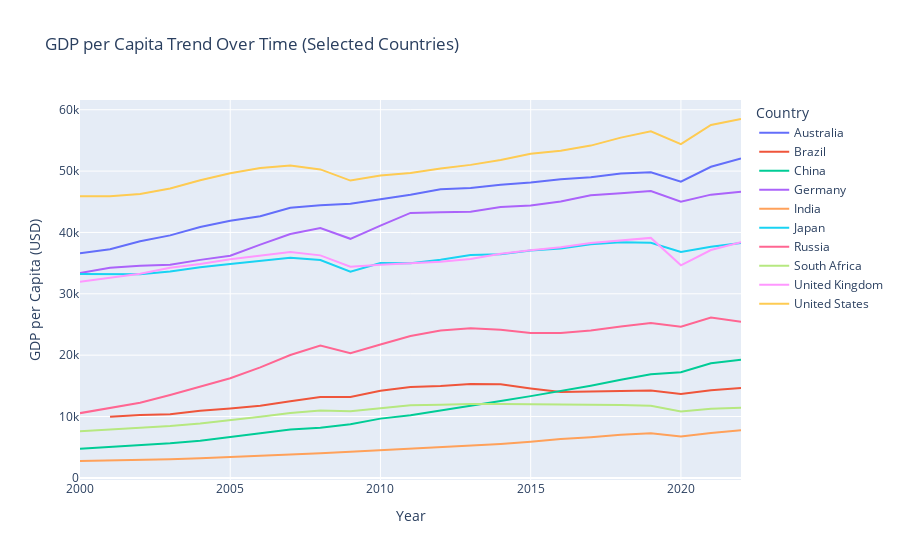

Here is the notebook cell this chart was saved with:
### Code cell
import plotly.express as px
data = pd.read_csv('C:/Users/vinay/Downloads/gdp-per-capita-maddison.csv')

# List of selected countries
selected_countries = [
    "United States", "China", "India", "Germany", "United Kingdom",
    "Japan", "Brazil", "Russia", "South Africa", "Australia"
]

# Filter data for the selected countries
filtered_data = data[data['Country'].isin(selected_countries)]

# Create an interactive line chart using Plotly
fig = px.line(
    filtered_data,
    x="Year",
    y="GDP_per_capita",
    color="Country",
    title="GDP per Capita Trend Over Time (Selected Countries)",
    labels={"GDP_per_capita": "GDP per Capita (USD)", "Year": "Year"},
    template="plotly"
)

# Show the figure
fig.show()

### Figure 1 — Plotly figure (JSON) as saved in the notebook; plotly's stock layout.template omitted (floating-point values rounded to 4 significant figures)
{"data": [{"hovertemplate": "Country=Australia<br>Year=%{x}<br>GDP per Capita (USD)=%{y}<extra></extra>", "legendgroup": "Australia", "line": {"color": "#636efa", "dash": "solid"}, "marker": {"symbol": "circle"}, "mode": "lines", "name": "Australia", "orientation": "v", "showlegend": true, "type": "scatter", "x": [2000, 2001, 2002, 2003, 2004, 2005, 2006, 2007, 2008, 2009, 2010, 2011, 2012, 2013, 2014, 2015, 2016, 2017, 2018, 2019, 2020, 2021, 2022], "xaxis": "x", "y": [36600.0, 37280.0, 38570.0, 39520.0, 40890.0, 41900.0, 42650.0, 44030.0, 44420.0, 44690.0, 45400.0, 46132, 47050.0, 47260.0, 47750.0, 48150.0, 48680.0, 49000.0, 49610.0, 49810.0, 48270.0, 50700.0, 52050.0], "yaxis": "y"}, {"hovertemplate": "Country=Brazil<br>Year=%{x}<br>GDP per Capita (USD)=%{y}<extra></extra>", "legendgroup": "Brazil", "line": {"color": "#EF553B", "dash": "solid"}, "marker": {"symbol": "circle"}, "mode": "lines", "name": "Brazil", "orientation": "v", "showlegend": true, "type": "scatter", "x": [2001, 2002, 2003, 2004, 2005, 2006, 2007, 2008, 2009, 2010, 2011, 2012, 2013, 2014, 2015, 2016, 2017, 2018, 2019, 2020, 2021, 2022], "xaxis": "x", "y": [9953.0, 10250.0, 10350.0, 10950.0, 11310.0, 11770.0, 12500.0, 13160.0, 13180.0, 14220.0, 14831, 14990.0, 15310.0, 15250.0, 14580.0, 13990.0, 14060.0, 14200.0, 14260.0, 13690.0, 14290.0, 14640.0], "yaxis": "y"}, {"hovertemplate": "Country=China<br>Year=%{x}<br>GDP per Capita (USD)=%{y}<extra></extra>", "legendgroup": "China", "line": {"color": "#00cc96", "dash": "solid"}, "marker": {"symbol": "circle"}, "mode": "lines", "name": "China", "orientation": "v", "showlegend": true, "type": "scatter", "x": [2000, 2001, 2002, 2003, 2004, 2005, 2006, 2007, 2008, 2009, 2010, 2011, 2012, 2013, 2014, 2015, 2016, 2017, 2018, 2019, 2020, 2021, 2022], "xaxis": "x", "y": [4730.0, 4995.0, 5343.0, 5649.0, 6068.0, 6627.0, 7271.0, 7896.0, 8190.0, 8734.0, 9658.0, 10221, 10950.0, 11730.0, 12520.0, 13330.0, 14140.0, 15030.0, 15980.0, 16880.0, 17230.0, 18670.0, 19240.0], "yaxis": "y"}, {"hovertemplate": "Country=Germany<br>Year=%{x}<br>GDP per Capita (USD)=%{y}<extra></extra>", "legendgroup": "Germany", "line": {"color": "#ab63fa", "dash": "solid"}, "marker": {"symbol": "circle"}, "mode": "lines", "name": "Germany", "orientation": "v", "showlegend": true, "type": "scatter", "x": [2000, 2001, 2002, 2003, 2004, 2005, 2006, 2007, 2008, 2009, 2010, 2011, 2012, 2013, 2014, 2015, 2016, 2017, 2018, 2019, 2020, 2021, 2022], "xaxis": "x", "y": [33370.0, 34260.0, 34590.0, 34720.0, 35530.0, 36210.0, 38010.0, 39750.0, 40720.0, 38960.0, 41110.0, 43189, 43290.0, 43360.0, 44130.0, 44410.0, 45030.0, 46070.0, 46380.0, 46760.0, 45000.0, 46160.0, 46650.0], "yaxis": "y"}, {"hovertemplate": "Country=India<br>Year=%{x}<br>GDP per Capita (USD)=%{y}<extra></extra>", "legendgroup": "India", "line": {"color": "#FFA15A", "dash": "solid"}, "marker": {"symbol": "circle"}, "mode": "lines", "name": "India", "orientation": "v", "showlegend": true, "type": "scatter", "x": [2000, 2001, 2002, 2003, 2004, 2005, 2006, 2007, 2008, 2009, 2010, 2011, 2012, 2013, 2014, 2015, 2016, 2017, 2018, 2019, 2020, 2021, 2022], "xaxis": "x", "y": [2753.0, 2838.0, 2871.0, 3036.0, 3213.0, 3397.0, 3629.0, 3871.0, 4031.0, 4271.0, 4526.0, 4768, 4982.0, 5224.0, 5524.0, 5870.0, 6326.0, 6639.0, 7046.0, 7294.0, 6731.0, 7315.0, 7766.0], "yaxis": "y"}, {"hovertemplate": "Country=Japan<br>Year=%{x}<br>GDP per Capita (USD)=%{y}<extra></extra>", "legendgroup": "Japan", "line": {"color": "#19d3f3", "dash": "solid"}, "marker": {"symbol": "circle"}, "mode": "lines", "name": "Japan", "orientation": "v", "showlegend": true, "type": "scatter", "x": [2000, 2001, 2002, 2003, 2004, 2005, 2006, 2007, 2008, 2009, 2010, 2011, 2012, 2013, 2014, 2015, 2016, 2017, 2018, 2019, 2020, 2021, 2022], "xaxis": "x", "y": [33210.0, 33250.0, 33200.0, 33620.0, 34310.0, 34860.0, 35330.0, 35890.0, 35500.0, 33590.0, 35010.0, 34979, 35540.0, 36310.0, 36440.0, 37050.0, 37380.0, 38080.0, 38400.0, 38330.0, 36830.0, 37680.0, 38270.0], "yaxis": "y"}, {"hovertemplate": "Country=Russia<br>Year=%{x}<br>GDP per Capita (USD)=%{y}<extra></extra>", "legendgroup": "Russia", "line": {"color": "#FF6692", "dash": "solid"}, "marker": {"symbol": "circle"}, "mode": "lines", "name": "Russia", "orientation": "v", "showlegend": true, "type": "scatter", "x": [2000, 2001, 2002, 2003, 2004, 2005, 2006, 2007, 2008, 2009, 2010, 2011, 2012, 2013, 2014, 2015, 2016, 2017, 2018, 2019, 2020, 2021, 2022], "xaxis": "x", "y": [10550.0, 11390.0, 12260.0, 13520.0, 14880.0, 16240.0, 18010.0, 20020.0, 21560.0, 20340.0, 21740.0, 23130, 24020.0, 24390.0, 24140.0, 23610.0, 23610.0, 24010.0, 24690.0, 25240.0, 24630.0, 26120.0, 25440.0], "yaxis": "y"}, {"hovertemplate": "Country=South Africa<br>Year=%{x}<br>GDP per Capita (USD)=%{y}<extra></extra>", "legendgroup": "South Africa", "line": {"color": "#B6E880", "dash": "solid"}, "marker": {"symbol": "circle"}, "mode": "lines", "name": "South Africa", "orientation": "v", "showlegend": true, "type": "scatter", "x": [2000, 2001, 2002, 2003, 2004, 2005, 2006, 2007, 2008, 2009, 2010, 2011, 2012, 2013, 2014, 2015, 2016, 2017, 2018, 2019, 2020, 2021, 2022], "xaxis": "x", "y": [7583.0, 7840.0, 8171.0, 8451.0, 8878.0, 9394.0, 9978.0, 10580.0, 10980.0, 10870.0, 11320.0, 11838, 11940.0, 12050.0, 12030.0, 12010.0, 11910.0, 11870.0, 11870.0, 11740.0, 10840.0, 11270.0, 11420.0], "yaxis": "y"}, {"hovertemplate": "Country=United Kingdom<br>Year=%{x}<br>GDP per Capita (USD)=%{y}<extra></extra>", "legendgroup": "United Kingdom", "line": {"color": "#FF97FF", "dash": "solid"}, "marker": {"symbol": "circle"}, "mode": "lines", "name": "United Kingdom", "orientation": "v", "showlegend": true, "type": "scatter", "x": [2000, 2001, 2002, 2003, 2004, 2005, 2006, 2007, 2008, 2009, 2010, 2011, 2012, 2013, 2014, 2015, 2016, 2017, 2018, 2019, 2020, 2021, 2022], "xaxis": "x", "y": [31950.0, 32660.0, 33270.0, 34230.0, 34870.0, 35620.0, 36210.0, 36820.0, 36260.0, 34400.0, 34750.0, 34971, 35240.0, 35660.0, 36520.0, 37100.0, 37590.0, 38280.0, 38700.0, 39110.0, 34650.0, 37130.0, 38410.0], "yaxis": "y"}, {"hovertemplate": "Country=United States<br>Year=%{x}<br>GDP per Capita (USD)=%{y}<extra></extra>", "legendgroup": "United States", "line": {"color": "#FECB52", "dash": "solid"}, "marker": {"symbol": "circle"}, "mode": "lines", "name": "United States", "orientation": "v", "showlegend": true, "type": "scatter", "x": [2000, 2001, 2002, 2003, 2004, 2005, 2006, 2007, 2008, 2009, 2010, 2011, 2012, 2013, 2014, 2015, 2016, 2017, 2018, 2019, 2020, 2021, 2022], "xaxis": "x", "y": [45890.0, 45880.0, 46270.0, 47160.0, 48490.0, 49650.0, 50490.0, 50900.0, 50280.0, 48450.0, 49270.0, 49675, 50440.0, 51010.0, 51800.0, 52810.0, 53300.0, 54150.0, 55450.0, 56470.0, 54380.0, 57520.0, 58490.0], "yaxis": "y"}], "layout": {"autosize": true, "legend": {"title": {"text": "Country"}, "tracegroupgap": 0}, "title": {"text": "GDP per Capita Trend Over Time (Selected Countries)"}, "xaxis": {"anchor": "y", "autorange": true, "domain": [0, 1], "range": [2000, 2022], "title": {"text": "Year"}, "type": "linear"}, "yaxis": {"anchor": "x", "autorange": true, "domain": [0, 1], "range": [-343.3, 61580.0], "title": {"text": "GDP per Capita (USD)"}, "type": "linear"}}}
